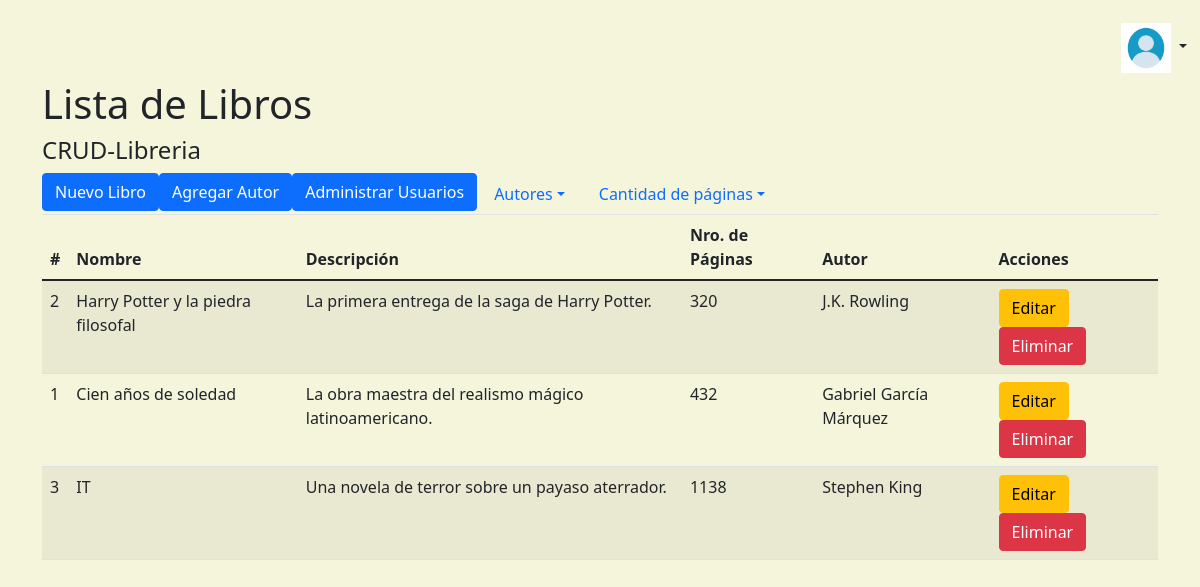
Page /libreria?orden=menor (signed in) on the committed database.
### tables this page shows
CREATE TABLE `libro` (
  `idLibro` int(11) NOT NULL,
  `nombre` varchar(50) DEFAULT NULL,
  `descripcion` varchar(200) DEFAULT NULL,
  `nro_paginas` int(11) DEFAULT NULL,
  `Autor_idAutor` int(11) DEFAULT NULL
);

CREATE TABLE `autor` (
  `idAutor` int(11) NOT NULL,
  `nombres` varchar(50) DEFAULT NULL,
  `apellidos` varchar(50) DEFAULT NULL,
  `edad` int(11) DEFAULT NULL
);

### libreria/index.php (the view, shortened to what this page needs)
<?php
$db = new Database();
$con = $db->conectar();
$idUsuario = $_SESSION['usuario'];
$idAutorSeleccionado = isset($_GET['autor']) ? $_GET['autor'] : null;
$orden = isset($_GET['orden']) ? $_GET['orden'] : null;
if ($idUsuario) {
    $query = $con->prepare("SELECT nombres, apellidos, rango, correo FROM usuario WHERE id = ?");
    $query->execute([$idUsuario]);
    $usuario = $query->fetch(PDO::FETCH_ASSOC);
}else {
    header('Location: ../login?error=1');
    exit;
}
if ($idAutorSeleccionado) {
    $consulta = $con->prepare("SELECT libro.idLibro, libro.nombre, libro.descripcion, libro.nro_paginas, autor.nombres, autor.apellidos
                               FROM libro
                               INNER JOIN autor ON libro.Autor_idAutor = autor.idAutor
                               WHERE autor.idAutor = ?");
    $consulta->execute([$idAutorSeleccionado]);
} elseif ($orden) {
    if ($orden === 'mayor') {
        $consulta = $con->query("SELECT libro.idLibro, libro.nombre, libro.descripcion, libro.nro_paginas, autor.nombres, autor.apellidos
                                 FROM libro
                                 INNER JOIN autor ON libro.Autor_idAutor = autor.idAutor
                                 ORDER BY libro.nro_paginas DESC");
    } elseif ($orden === 'menor') {
        $consulta = $con->query("SELECT libro.idLibro, libro.nombre, libro.descripcion, libro.nro_paginas, autor.nombres, autor.apellidos
                                 FROM libro
                                 INNER JOIN autor ON libro.Autor_idAutor = autor.idAutor
                                 ORDER BY libro.nro_paginas ASC");
    }
} else {
    $consulta = $con->query("SELECT libro.idLibro, libro.nombre, libro.descripcion, libro.nro_paginas, autor.nombres, autor.apellidos
                            FROM libro
                            INNER JOIN autor ON libro.Autor_idAutor = autor.idAutor
                            ORDER BY libro.idLibro");
}
$resultado = $consulta->fetchAll(PDO::FETCH_ASSOC);
?>
<!DOCTYPE html>
<html lang="en">
<head>
    <link href="https://cdn.jsdelivr.net/npm/bootstrap@5.1.3/dist/css/bootstrap.min.css" rel="stylesheet">
    <link rel="stylesheet" href="../public/CSS/libreria.css">
</head>
<body class="py-3">
    <?php if (isset($usuario) && $usuario) { ?>
        <ul class="nav justify-content-end">
            <li class="nav-item">
                <div class="btn-group">
                    <button type="button" class="btn dropdown-toggle" data-bs-toggle="dropdown" aria-expanded="false">
                        <img class="usuario" src="../public/items/icono-usuario-libreria.avif" alt="">
                    </button>
                </div>
            </li>
        </ul>
    <?php } ?>
    <main class="container">
        <h1>Lista de Libros</h1>
        <div class="row">
            <div class="col">
                <h4>CRUD-Libreria</h4>
                <ul class="nav nav-tabs" name="barra de opciones">
                    <li class="nav-item">
                        <a href="nuevo_libro.php" class="btn btn-primary float-right">Nuevo Libro</a>
                    </li>
                    <li class="nav-item">
                        <a href="agregar_autor.php" class="btn btn-primary float-right">Agregar Autor</a>
                    </li>
                    <li class="nav-item dropdown">
                        <a href="index_usuario.php" class="btn btn-primary float-right">Administrar Usuarios</a>
                    </li>
                    <li class="nav-item dropdown">
                        <a class="nav-link dropdown-toggle" data-bs-toggle="dropdown" role="button" aria-expanded="false">Autores</a>
                    </li>
                    <li class="nav-item dropdown">
                        <a class="nav-link dropdown-toggle" data-bs-toggle="dropdown" role="button" aria-expanded="false">Cantidad de páginas</a>
                    </li>
                </ul>
            </div>
        </div>
        <div class="row">
            <div class="col">
                <table class="table table-striped">
                    <thead>
                        <tr>
                            <th>#</th>
                            <th>Nombre</th>
                            <th>Descripción</th>
                            <th>Nro. de Páginas</th>
                            <th>Autor</th>
                            <th>Acciones</th>
                        </tr>
                    </thead>
                    <tbody>
                        <?php foreach ($resultado as $row) : ?>
                            <tr>
                                <td><?php echo $row['idLibro']; ?></td>
                                <td><?php echo $row['nombre']; ?></td>
                                <td><?php echo $row['descripcion']; ?></td>
                                <td><?php echo $row['nro_paginas']; ?></td>
                                <td><?php echo $row['nombres'] . ' ' . $row['apellidos']; ?></td>
                                <td>
                                    <a href="editar_libro.php?id=<?php echo $row['idLibro']; ?>" class="btn btn-warning">Editar</a>
                                    <button type="button" class="btn btn-danger" onclick="eliminarLibro(<?php echo $row['idLibro']; ?>)">Eliminar</button>
                                </td>
                            </tr>
                        <?php endforeach; ?>
                    </tbody>
                </table>
            </div>
        </div>
    </main>
</body>
</html>

### public/CSS/libreria.css (style rules this page uses)
body { background-color: beige; }
img.usuario { height: 50px; }

### rows in the picture
libro: idLibro "2", nombre "Harry Potter y la piedra filosofal", descripcion "La primera entrega de la saga de Harry Potter.", nro_paginas "320", Autor_idAutor.nombres "J.K.", Autor_idAutor.apellidos "Rowling"
libro: idLibro "1", nombre "Cien años de soledad", descripcion "La obra maestra del realismo mágico latinoamericano.", nro_paginas "432", Autor_idAutor.nombres "Gabriel", Autor_idAutor.apellidos "García Márquez"
libro: idLibro "3", nombre "IT", descripcion "Una novela de terror sobre un payaso aterrador.", nro_paginas "1138", Autor_idAutor.nombres "Stephen", Autor_idAutor.apellidos "King"
